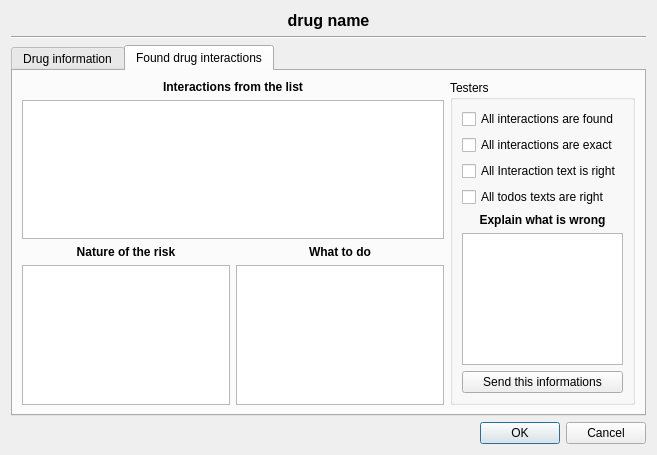
<?xml version="1.0" encoding="UTF-8"?>
<ui version="4.0">
 <class>DrugsWidget::Internal::DrugInfo</class>
 <widget class="QDialog" name="DrugsWidget::Internal::DrugInfo">
  <property name="geometry">
   <rect>
    <x>0</x>
    <y>0</y>
    <width>657</width>
    <height>455</height>
   </rect>
  </property>
  <property name="windowTitle">
   <string>Dialog</string>
  </property>
  <layout class="QGridLayout" name="gridLayout_2">
   <item row="0" column="0">
    <widget class="QLabel" name="drugName">
     <property name="sizePolicy">
      <sizepolicy hsizetype="Expanding" vsizetype="Fixed">
       <horstretch>0</horstretch>
       <verstretch>0</verstretch>
      </sizepolicy>
     </property>
     <property name="font">
      <font>
       <pointsize>12</pointsize>
       <weight>75</weight>
       <bold>true</bold>
      </font>
     </property>
     <property name="text">
      <string>drug name</string>
     </property>
     <property name="alignment">
      <set>Qt::AlignCenter</set>
     </property>
    </widget>
   </item>
   <item row="1" column="0">
    <widget class="Line" name="line">
     <property name="orientation">
      <enum>Qt::Horizontal</enum>
     </property>
    </widget>
   </item>
   <item row="4" column="0">
    <widget class="QDialogButtonBox" name="buttonBox">
     <property name="orientation">
      <enum>Qt::Horizontal</enum>
     </property>
     <property name="standardButtons">
      <set>QDialogButtonBox::Cancel|QDialogButtonBox::Ok</set>
     </property>
    </widget>
   </item>
   <item row="3" column="0">
    <widget class="QTabWidget" name="chkAllIAM">
     <property name="currentIndex">
      <number>1</number>
     </property>
     <widget class="QWidget" name="tab">
      <attribute name="title">
       <string>Drug information</string>
      </attribute>
      <layout class="QGridLayout" name="gridLayout">
       <item row="0" column="0">
        <layout class="QVBoxLayout" name="verticalLayout">
         <item>
          <widget class="QLabel" name="label_2">
           <property name="font">
            <font>
             <weight>75</weight>
             <bold>true</bold>
            </font>
           </property>
           <property name="text">
            <string>Known molecule</string>
           </property>
           <property name="alignment">
            <set>Qt::AlignCenter</set>
           </property>
          </widget>
         </item>
         <item>
          <widget class="QListWidget" name="knownMols"/>
         </item>
        </layout>
       </item>
       <item row="0" column="1">
        <layout class="QVBoxLayout" name="verticalLayout_2">
         <item>
          <widget class="QLabel" name="label_3">
           <property name="font">
            <font>
             <weight>75</weight>
             <bold>true</bold>
            </font>
           </property>
           <property name="text">
            <string>associated INN</string>
           </property>
           <property name="alignment">
            <set>Qt::AlignCenter</set>
           </property>
          </widget>
         </item>
         <item>
          <widget class="QListWidget" name="DCI"/>
         </item>
        </layout>
       </item>
       <item row="0" column="2" rowspan="2">
        <widget class="QGroupBox" name="groupTestINN">
         <property name="title">
          <string>Testers</string>
         </property>
         <layout class="QVBoxLayout" name="verticalLayout_4">
          <item>
           <widget class="QRadioButton" name="rbINNOk">
            <property name="text">
             <string>All informations are exact</string>
            </property>
           </widget>
          </item>
          <item>
           <widget class="QRadioButton" name="rbINNWrong">
            <property name="text">
             <string>Something is wrong</string>
            </property>
           </widget>
          </item>
          <item>
           <widget class="QLabel" name="label">
            <property name="font">
             <font>
              <weight>75</weight>
              <bold>true</bold>
             </font>
            </property>
            <property name="text">
             <string>Explain what is wrong</string>
            </property>
            <property name="alignment">
             <set>Qt::AlignCenter</set>
            </property>
           </widget>
          </item>
          <item>
           <widget class="QTextEdit" name="INNMessage"/>
          </item>
          <item>
           <widget class="QPushButton" name="butSendINN">
            <property name="text">
             <string>Send this informations</string>
            </property>
           </widget>
          </item>
         </layout>
        </widget>
       </item>
       <item row="1" column="0" colspan="2">
        <layout class="QVBoxLayout" name="verticalLayout_3">
         <item>
          <widget class="QLabel" name="label_4">
           <property name="font">
            <font>
             <weight>75</weight>
             <bold>true</bold>
            </font>
           </property>
           <property name="text">
            <string>Drug interaction class</string>
           </property>
           <property name="alignment">
            <set>Qt::AlignCenter</set>
           </property>
          </widget>
         </item>
         <item>
          <widget class="QListWidget" name="interactClass"/>
         </item>
        </layout>
       </item>
      </layout>
     </widget>
     <widget class="QWidget" name="tab_2">
      <attribute name="title">
       <string>Found drug interactions</string>
      </attribute>
      <layout class="QGridLayout" name="gridLayout_4">
       <item row="0" column="0">
        <layout class="QGridLayout" name="gridLayout_3">
         <item row="0" column="0" colspan="2">
          <widget class="QLabel" name="label_5">
           <property name="font">
            <font>
             <weight>75</weight>
             <bold>true</bold>
            </font>
           </property>
           <property name="text">
            <string>Interactions from the list</string>
           </property>
           <property name="alignment">
            <set>Qt::AlignCenter</set>
           </property>
          </widget>
         </item>
         <item row="1" column="0" colspan="2">
          <widget class="QListWidget" name="listWidgetInteractions"/>
         </item>
         <item row="3" column="0">
          <widget class="QTextBrowser" name="Info_textBrowser"/>
         </item>
         <item row="3" column="1">
          <widget class="QTextBrowser" name="CAT_textBrower"/>
         </item>
         <item row="2" column="0">
          <widget class="QLabel" name="label_6">
           <property name="font">
            <font>
             <weight>75</weight>
             <bold>true</bold>
            </font>
           </property>
           <property name="text">
            <string>Nature of the risk</string>
           </property>
           <property name="alignment">
            <set>Qt::AlignCenter</set>
           </property>
          </widget>
         </item>
         <item row="2" column="1">
          <widget class="QLabel" name="label_7">
           <property name="font">
            <font>
             <weight>75</weight>
             <bold>true</bold>
            </font>
           </property>
           <property name="text">
            <string>What to do</string>
           </property>
           <property name="alignment">
            <set>Qt::AlignCenter</set>
           </property>
          </widget>
         </item>
        </layout>
       </item>
       <item row="0" column="1">
        <widget class="QGroupBox" name="groupTestIAM">
         <property name="title">
          <string>Testers</string>
         </property>
         <layout class="QVBoxLayout" name="verticalLayout_6">
          <item>
           <widget class="QCheckBox" name="chkAllInteractionsFound">
            <property name="text">
             <string>All interactions are found</string>
            </property>
           </widget>
          </item>
          <item>
           <widget class="QCheckBox" name="chkAllInteractionsOK">
            <property name="text">
             <string>All interactions are exact</string>
            </property>
           </widget>
          </item>
          <item>
           <widget class="QCheckBox" name="chkAllIAMTextsOK">
            <property name="text">
             <string>All Interaction text is right</string>
            </property>
           </widget>
          </item>
          <item>
           <widget class="QCheckBox" name="chkAllCATTextsOK">
            <property name="text">
             <string>All todos texts are right</string>
            </property>
           </widget>
          </item>
          <item>
           <widget class="QLabel" name="label_8">
            <property name="font">
             <font>
              <weight>75</weight>
              <bold>true</bold>
             </font>
            </property>
            <property name="text">
             <string>Explain what is wrong</string>
            </property>
            <property name="alignment">
             <set>Qt::AlignCenter</set>
            </property>
           </widget>
          </item>
          <item>
           <widget class="QTextEdit" name="InteractMessage"/>
          </item>
          <item>
           <widget class="QPushButton" name="butIAMSend">
            <property name="text">
             <string>Send this informations</string>
            </property>
           </widget>
          </item>
         </layout>
        </widget>
       </item>
      </layout>
     </widget>
    </widget>
   </item>
  </layout>
 </widget>
 <resources/>
 <connections>
  <connection>
   <sender>buttonBox</sender>
   <signal>accepted()</signal>
   <receiver>DrugsWidget::Internal::DrugInfo</receiver>
   <slot>accept()</slot>
   <hints>
    <hint type="sourcelabel">
     <x>257</x>
     <y>445</y>
    </hint>
    <hint type="destinationlabel">
     <x>157</x>
     <y>274</y>
    </hint>
   </hints>
  </connection>
  <connection>
   <sender>buttonBox</sender>
   <signal>rejected()</signal>
   <receiver>DrugsWidget::Internal::DrugInfo</receiver>
   <slot>reject()</slot>
   <hints>
    <hint type="sourcelabel">
     <x>325</x>
     <y>445</y>
    </hint>
    <hint type="destinationlabel">
     <x>286</x>
     <y>274</y>
    </hint>
   </hints>
  </connection>
 </connections>
</ui>
